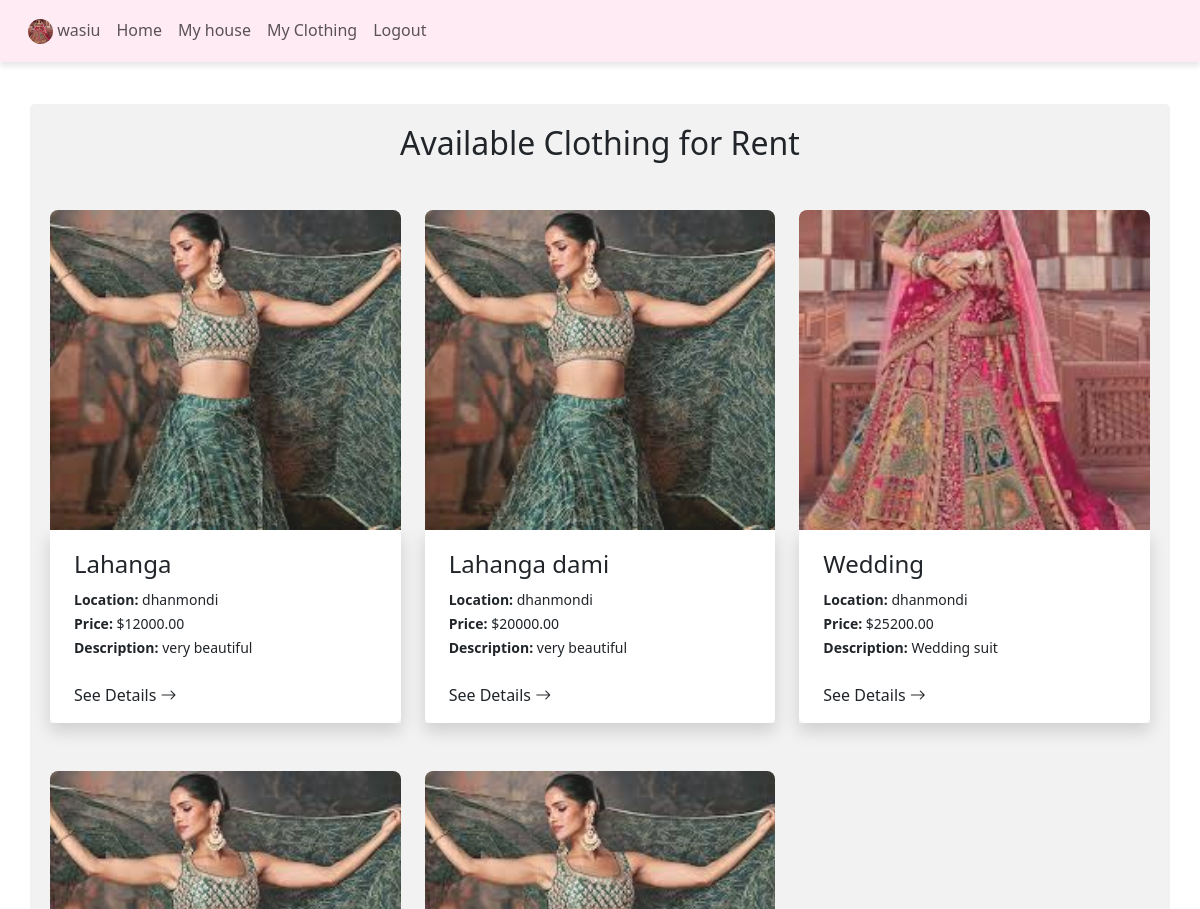
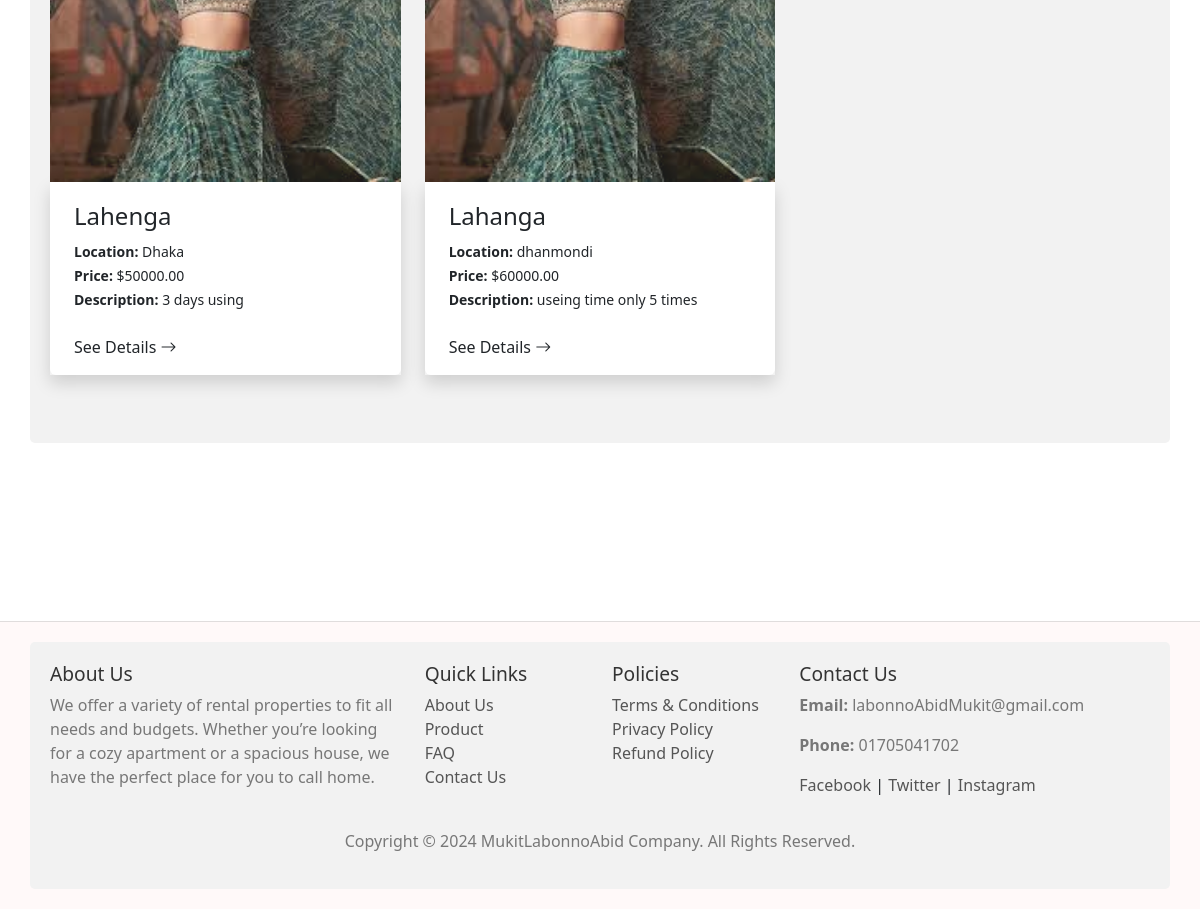
/allclothing/ (signed in), run on the app's committed database (2 pictures, top to bottom).
### accounts/models.py (models this page shows)
class User(AbstractUser):
    USER_TYPE_CHOICES = (
        ('renter', 'Renter'),
        ('owner', 'House Owner'),
    )
    user_type = models.CharField(max_length=10, choices=USER_TYPE_CHOICES)
    profile_picture = models.ImageField(upload_to='profile_pics/', default='profile_pics/default.jpg')

### clothing/models.py (models this page shows, shortened)
class Clothing(models.Model):
    owner = models.ForeignKey(User, on_delete=models.CASCADE, related_name='Clothing')
    title = models.CharField(max_length=100)
    description = models.TextField()
    area = models.CharField(max_length=50)
    address = models.CharField(max_length=200)
    price = models.DecimalField(max_digits=10, decimal_places=2)
    image = models.ImageField(upload_to='clothing_images/')

### clothing/views.py (the view)
# urls.py: path('allclothing/', clot.clothing, name='clothing'),
@login_required
@login_required
def clothing(request):
    clothing = Clothing.objects.all()
    con = {
        'clothing': clothing  # Change this t     o 'hom' to match the template
    }
    return render(request, template_name='clothing/allclothing.html', context=con)

### template/clothing/allclothing.html (shortened to what this page needs)
{% extends 'base.html' %}
{% load static %}
{% block content %}
<div class="content-wrapper pb-5 mt-5">
    <div class="container">
        <h2 class="text-center mb-5">Available Clothing for Rent</h2>
        <div class="row">
            {% for cloth in clothing %}
            <div class="col-md-4 mb-5">
                <div class="card border-0">
                    {% if cloth.image %}
                    <div class="look-img p-0" style="background-image: url('{{ cloth.image.url }}')"></div>
                    {% else %}
                    <div class="look-img p-0" style="background-image: url('{% static "Images/default-house.jpg" %}')"></div>
                    {% endif %}
                    <div class="card-body shadow">
                        <div class="mt-1 px-2">
                            <h4>{{ cloth.title }}</h4>
                        </div>
                        <div class="d-flex justify-content-between align-items-center mb-4 px-2 mt-2">
                            <div>
                                <span class="small"><strong>Location:</strong> {{ cloth.area }}</span><br>
                                <span class="small"><strong>Price:</strong> ${{ cloth.price }}</span><br>
                                <span class="small"><strong>Description:</strong> {{ cloth.description }}</span>
                            </div>
                        </div>
                        <a href="{% url 'clothing_detail' cloth.pk %}" class="text-dark px-2 cat_link" style="text-decoration: none;">See Details <i class="bi bi-arrow-right"></i></a>
                    </div>
                </div>
            </div>
            {% empty %}
            <p class="text-center">No houses available at the moment.</p>
            {% endfor %}
        </div>
    </div>
</div>
{% endblock %}

### template/includes/header.html (shortened to what this page needs)
<header>
	<nav class="navbar navbar-expand-lg bg-custom p-3 m-4">
	      <div class="collapse navbar-collapse" id="navbarNav">
	        <div class="d-flex justify-content-between">
	        	<div style="padding-left:20px;">
	        		<ul class="navbar-nav">
                   {% if user.is_authenticated %}
                        <li class="nav-item">
                            <a class="nav-link" href="{% url 'my_profile' %}">
                                <img class="nav-avatar" src="{{ user.profile_picture.url }}" alt="Profile Picture" style="width: 40px; height: 40px; border-radius: 50%;">
                                 <span class="navbar-text">{{ user.username }}</span>
                            </a>
                        </li>
                       <li class="nav-item">
			              <a  class="nav-link" href="{% url 'home' %}">Home</a>
			          </li>
                       <li class="nav-item">
                        <a  class="nav-link"  href="{% url 'house_list' %}">My house</a>
			          </li>
                        <li class="nav-item">
                         <a class="nav-link" href="{% url 'clothing_list' %}">My Clothing</a>
			          </li>
			          <li class="nav-item">
			            <a class="nav-link" href="{% url 'logout' %}">Logout</a>
			          </li>
                         {% endif %}
	        		</ul>
	        	</div>
	        </div>
	      </div>
	</nav>
</header>

### static/style.css (style rules this page uses)
.bg-custom { --bs-bg-opacity: 1; background-color: rgb(214 220 227) !important; }
.nav-avatar { height: 25px !important; width: 25px !important; background-size: cover; background-repeat: no-repeat; background-position: center; border-radius: 50%; }
#navbarNav { position: fixed; top: 0; left: 0; width: 100%; background-color: #ffebf3; padding: 10px 0; text-align: center; box-shadow: 0px 4px 6px rgba(0, 0, 0, 0.1); z-index: 1000; }
.look-img { height: 320px !important; width: 100% !important; background-size: cover; background-repeat: no-repeat; background-position: center; border-top-right-radius: 8px; border-top-left-radius: 8px; opacity: 0.9; }
.cat_link { color: #222; text-decoration: none; }
.content-wrapper { margin-bottom: 130px; }
a:link, a:visited { cursor: auto; }
.container { border-radius: 5px; background-color: #f2f2f2; padding: 20px; }
h2 { margin-bottom: 20px; }

### data on the page
User: profile_picture (picture), username "wasiu"
Clothing: image (picture), title "Lahanga", area "dhanmondi", price "12000.00", description "very beautiful"
Clothing: image (picture), title "Lahanga dami", area "dhanmondi", price "20000.00", description "very beautiful"
Clothing: image (picture), title "Wedding", area "dhanmondi", price "25200.00", description "Wedding suit"
Clothing: image (picture), title "Lahenga", area "Dhaka", price "50000.00", description "3 days using"
Clothing: image (picture), title "Lahanga", area "dhanmondi", price "60000.00", description "useing time only 5 times"
